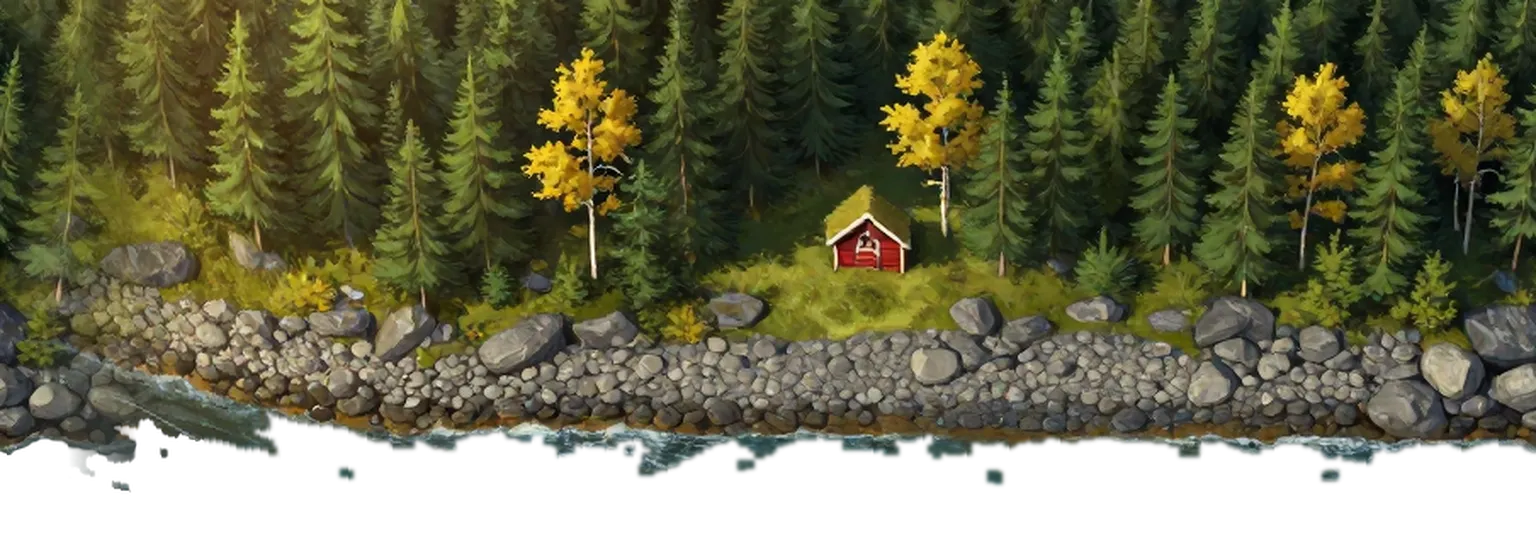
#> input picture assets/carrera/costa.webp, 1536 x 545 px, given in place of costa.png, which was not available
$ python costa.py
#> lines starting #> are read from the running program, lines starting #| are printed output that depends on the picture; after the words box and inside, x2 and y2 are one past the last pixel; in counts of white or black regions, pixels touching at a corner belong together
from PIL import Image
import numpy as np
im=np.asarray(Image.open('/root/sd/out/costa.png').convert('RGB'))[:240].astype(np.float32)
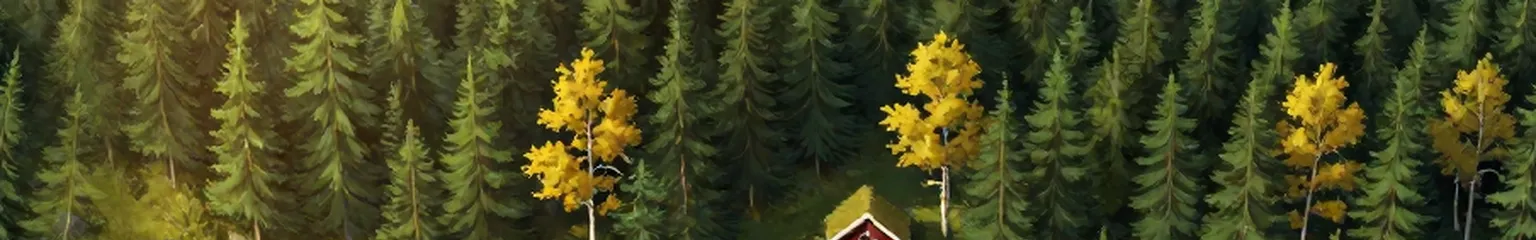
#> im: shape (240, 1536, 3) float32; mean R, G, B 70, 71.3, 31.9
h,w,_=im.shape; B=120
#> after `h, w, _ = im.shape`: h = 240; w = 1536
a=np.linspace(0,1,B)[None,:,None]
t=im[:, :w-B].copy(); t[:, :B]=im[:, :B]*a+im[:, w-B:]*(1-a)
#> after `t = im[:, :w - B].copy()`:
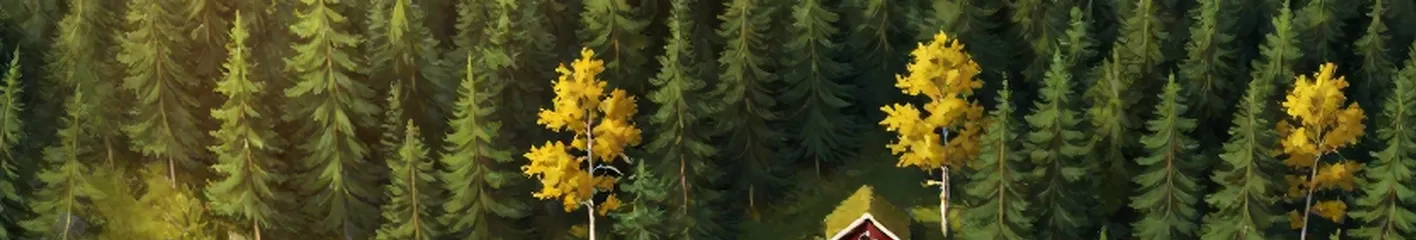
#> t: shape (240, 1416, 3) float32; mean R, G, B 71.1, 72.1, 32.1
#> after `t[:, :B] = im[:, :B] * a + im[:, w - B:] * (1 - a)`:
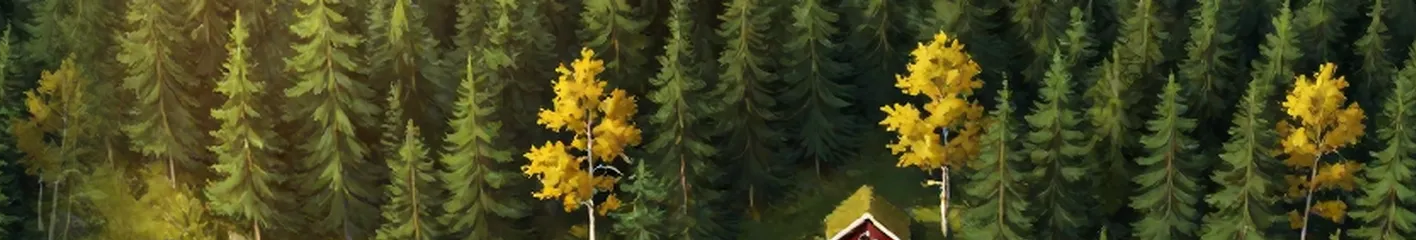
#> t: shape (240, 1416, 3) float32; 8.4% of pixels changed, all inside (x1, y1, x2, y2) = (0, 0, 119, 240)
Image.fromarray(t.astype(np.uint8)).resize((1536,345),Image.LANCZOS).save('/root/sd/montaje/costa.webp',quality=80)
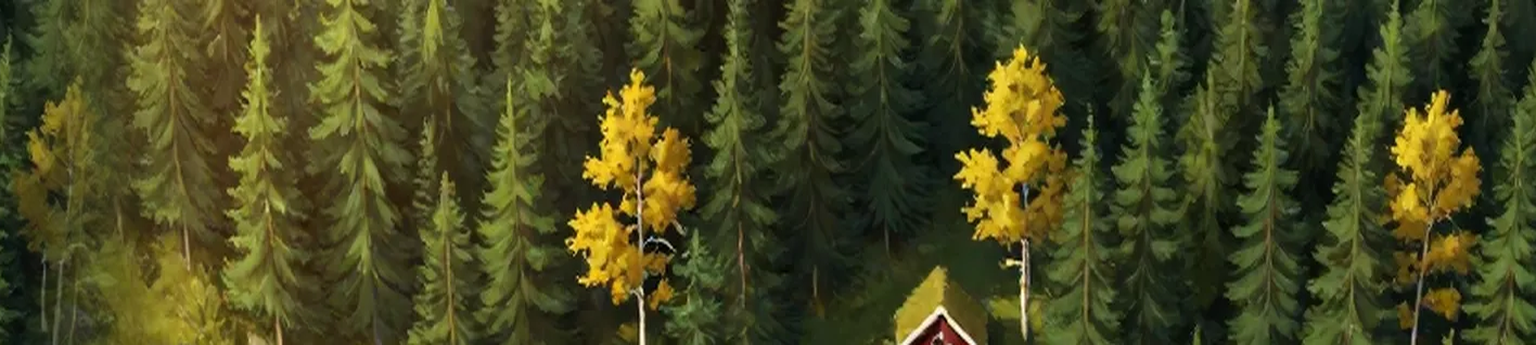
#> saved as costa.webp: PIL image 1536x345 RGB; mean R, G, B 70.7, 71.7, 31.8

$ run again, with assets/carrera/canon_mini.webp copied over assets/carrera/costa.webp
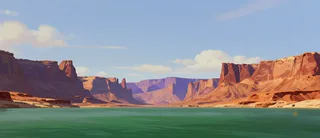
#> input picture assets/carrera/canon_mini.webp, 320 x 138 px, given in place of costa.png, which was not available
#> `t[:, :B] = im[:, :B] * a + im[:, w - B:] * (1 - a)`:
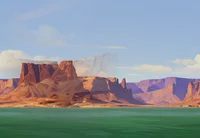
#> t: shape (138, 200, 3) float32; mean R, G, B 139.3, 148.1, 153.9
#> `Image.fromarray(t.astype(np.uint8)).resize((1536,345),Image.LANCZOS).s..`:
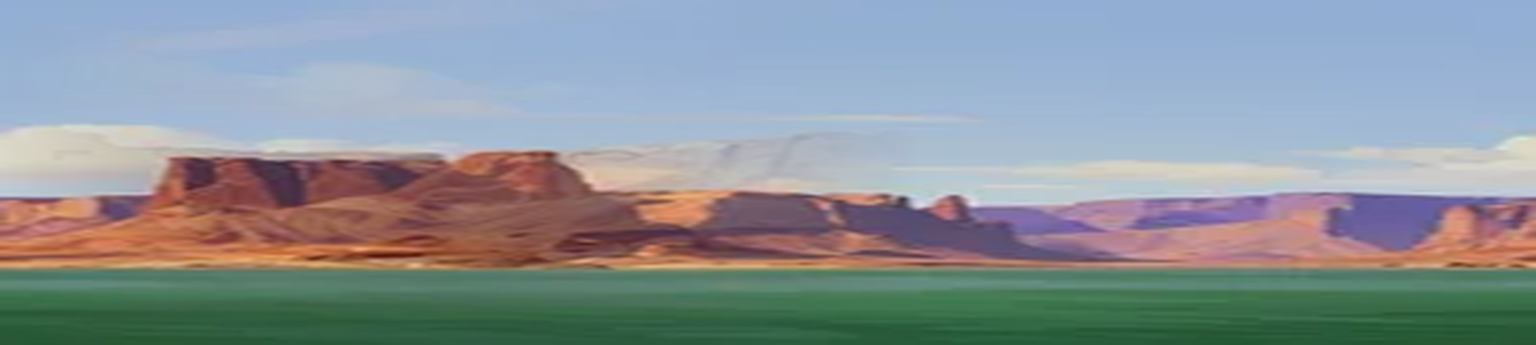
#> saved as costa.webp: PIL image 1536x345 RGB; mean R, G, B 139, 147.8, 153.6
